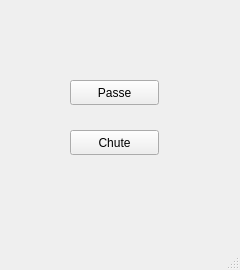
<?xml version="1.0" encoding="UTF-8"?>
<ui version="4.0">
 <class>MlpMainWindow</class>
 <widget class="QMainWindow" name="MlpMainWindow">
  <property name="geometry">
   <rect>
    <x>0</x>
    <y>0</y>
    <width>240</width>
    <height>270</height>
   </rect>
  </property>
  <property name="windowTitle">
   <string>MainWindow</string>
  </property>
  <widget class="QWidget" name="centralwidget">
   <widget class="QPushButton" name="kickButton">
    <property name="geometry">
     <rect>
      <x>70</x>
      <y>130</y>
      <width>89</width>
      <height>25</height>
     </rect>
    </property>
    <property name="text">
     <string>Chute</string>
    </property>
   </widget>
   <widget class="QPushButton" name="passButton">
    <property name="geometry">
     <rect>
      <x>70</x>
      <y>80</y>
      <width>89</width>
      <height>25</height>
     </rect>
    </property>
    <property name="text">
     <string>Passe</string>
    </property>
   </widget>
  </widget>
  <widget class="QMenuBar" name="menubar">
   <property name="geometry">
    <rect>
     <x>0</x>
     <y>0</y>
     <width>240</width>
     <height>22</height>
    </rect>
   </property>
  </widget>
  <widget class="QStatusBar" name="statusbar"/>
 </widget>
 <resources/>
 <connections/>
</ui>
